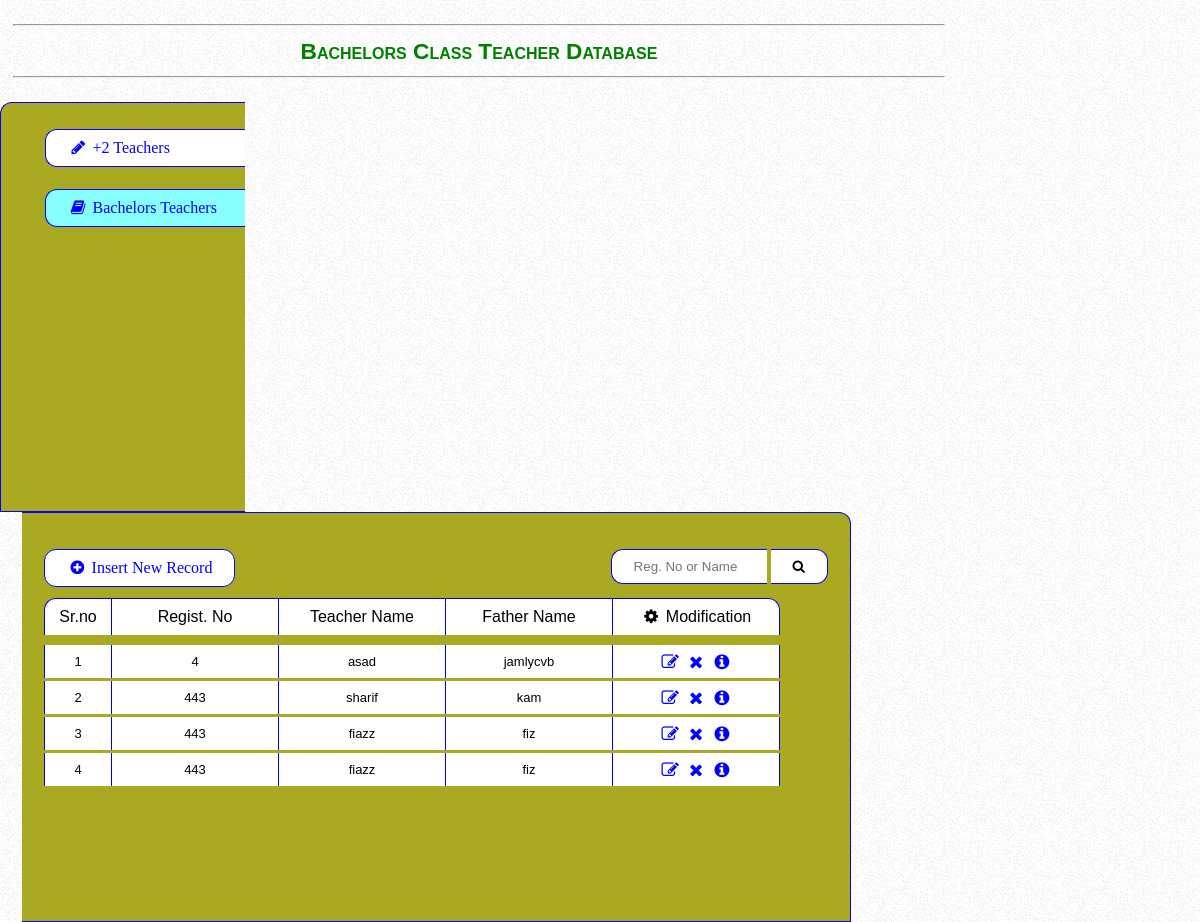
/managment/bcomtview.php, run on the app's committed database.
### tables this page shows
CREATE TABLE `bcomt` (
  `tid` int(11) NOT NULL,
  `reg_no` varchar(255) NOT NULL,
  `teacher_name` varchar(255) NOT NULL,
  `father_name` varchar(255) NOT NULL,
  `class` varchar(111) NOT NULL DEFAULT 'Bcom',
  `cnic` varchar(255) NOT NULL,
  `Birth_Date` date NOT NULL,
  `Email` varchar(222) NOT NULL,
  `Gender` varchar(222) NOT NULL,
  `Address` varchar(222) NOT NULL,
  `City` varchar(222) NOT NULL,
  `State` varchar(222) NOT NULL,
  `salary` varchar(255) NOT NULL,
  `qualification` varchar(255) NOT NULL,
  `subjects` varchar(255) NOT NULL,
  `image_name` varchar(444) NOT NULL,
  `image_path` varchar(255) NOT NULL,
  `Registration_Date` date NOT NULL
);

### managment/bcomtview.php (the view, shortened to what this page needs)
 <!DOCTYPE html>
<html>
<head>
<link rel='stylesheet' href='https://cdnjs.cloudflare.com/ajax/libs/font-awesome/4.7.0/css/font-awesome.min.css'>
<link rel="stylesheet" href="css/styles1.css" type="text/css">
<link href="font-awesome/css/font-awesome.css" rel="stylesheet" />
<link href="//maxcdn.bootstrapcdn.com/font-awesome/4.1.0/css/font-awesome.min.css" rel="stylesheet">
</head>
<body>
<div class="marginl" >
		<div class="maintext sans"><hr>
			Bachelors Class Teacher Database <hr>
		</div>
		<div class="sidemenu fleft">
			<ul>
				<li ><a href="dcomtview.php"><i class="fa fa-pencil fa-fw "></i> +2 Teachers</a>    </li>
				<li  id ="selectedli"><a href="bcomtview.php"><i class="fa fa-book fa-fw"></i> Bachelors Teachers</a>    </li>
			</ul>
		</div>
		<div class="admincontent fleft">
			<div>
					<div class="fleft insert sphover">
								 <a href="bcomtform.php"><i class="fa fa-plus-circle fa-fw"></i> Insert New Record</a>
					</div>
					<div class="search fright">
						<form action="bcomtsearch.php" method="GET">
							<input type="text" name="search" placeholder="Reg. No or Name" />
							<button type="submit" name="submit" value="Search" ><i class="fa fa-search"></i></button>
						</form>
					</div>
			</div>
<center>
			<div class="studentlist">
							<div class="titlelist">
								<ul>
									<li>Sr.no</li>
									<li>Regist. No</li>
									<li>Teacher Name</li>
									<li>Father Name</li>
									<li><i class="fa fa-gear fa-fw"></i> Modification</li>
								</ul>
							</div>
<?php
$dbname = "fkteacher";
$username = "root";
$password = "";
$servername = "localhost";
$con = new mysqli($servername, $username, $password, $dbname);
$sql = "SELECT * FROM bcomt";
$result = $con->query($sql);
$i=1;
if ($result->num_rows > 0) {
     while($row = $result->fetch_assoc()) {	$del=$row["tid"]; $edit=$row["tid"];$det=$row["tid"];
         echo " <div class='detaillist'>
								<ul >
									<li>".$i."</li>
									<li>". $row["reg_no"] ."</li>
									<li>". $row["teacher_name"]  ."</li>
									<li>". $row["father_name"]  ."</li>
									<li>
										<a href='bcomtedited.php?edit=$edit'><i class='fa fa-edit fa-lg fa-fw'></i></a>
										<a href='bcomtdelete.php?del=$del'><i class='fa fa-remove fa-lg fa-fw'></i></a>
										<a href='bcomtdetail.php?detail=$det'><i class='fa fa-info-circle fa-lg fa-fw'></i></a>
									</li>
								</ul>
					</div>
				";
				$i++;
     									}
							} else {
   										  echo "<p>0 results</p>";
									}
?>
			</div>
</center>
		</div>
</div>
</body>
</html>

### css/styles1.css (style rules this page uses)
body { cursor: url(../images/fk.png),auto; margin:0; font-family: 'quattrocento_sansregular'; background:url(../images/bg-body.jpg); }
a { outline:none; }
a { text-decoration:none }
.marginl { margin-right:220px; }
.fleft { float:left; }
.fright { float:right; }
a { color:white; }
.sans { font-variant: small-caps;font-family: sans-serif; }
.maintext { color:green; font-weight:bold;font-size:17pt;text-align:center;padding:13px;margin: 0 22px 0 0; }

### managment/bcomtview.php (style rules this page uses)
.insert,.search input,.search button,.sidemenu ul li { background: white;padding: 9px 22px; border:1px solid blue; }
.maintext { color:green; font-weight:bold;font-size:17pt;text-align:center;padding:13px; }
.marginl a { color:blue; }
.sidemenu { border:1px solid blue; border-right: none;border-radius:12px 0 0 0px ;padding:4px;padding-right:0;background:#aa2;width:240px;height:400px; }
.sidemenu ul { list-style-type: none; }
.sidemenu ul li { border-right: none;border-radius:12px 0 0 12px ; margin: 22px 0; }
#selectedli { background:#8ff; }
.admincontent { margin-left: 22px; width:800px; min-height: 380px; background:#aa2;padding: 14px; border:1px solid blue; border-left:none;border-radius:0 12px 0 0px }
.search input { width:111px;border-right: none;border-radius:12px 0 0 12px ; }
.search button { border-left:none;border-radius:0 12px 12px 0 ; }
.insert { border-radius: 12px; }
.admincontent div { margin:11px 4px; }
.studentlist { clear: both; font-family: sans-serif; }
.titlelist ul { list-style-type: none; display: inline; border-radius: 12px 12px 0 0; }
.titlelist ul li { float:left; background: white;width:150px; padding: 9px 8px; border:1px solid blue;border-right: none;border-bottom:none; }
.titlelist ul li:first-child { width:50px;border-radius: 12px 0 0 0; }
.titlelist ul li:last-child { border-radius:0 12px 0 0 ;border-right:1px solid blue; }
.detaillist ul { list-style-type: none;display:inline; font-size:small; }
.detaillist ul li { float: left;background: white;width:150px;max-width: 150px ;padding: 9px 8px;border-left:1px solid blue; margin-bottom: 3px; }
.detaillist ul li:first-child { width:50px;clear: both; }
.detaillist ul li:last-child { border-right: 1px solid blue; }

### data on the page
bcomt: reg_no "4", teacher_name "asad", father_name "jamlycvb"
bcomt: reg_no "443", teacher_name "sharif", father_name "kam"
bcomt: reg_no "443", teacher_name "fiazz", father_name "fiz"
bcomt: reg_no "443", teacher_name "fiazz", father_name "fiz"
